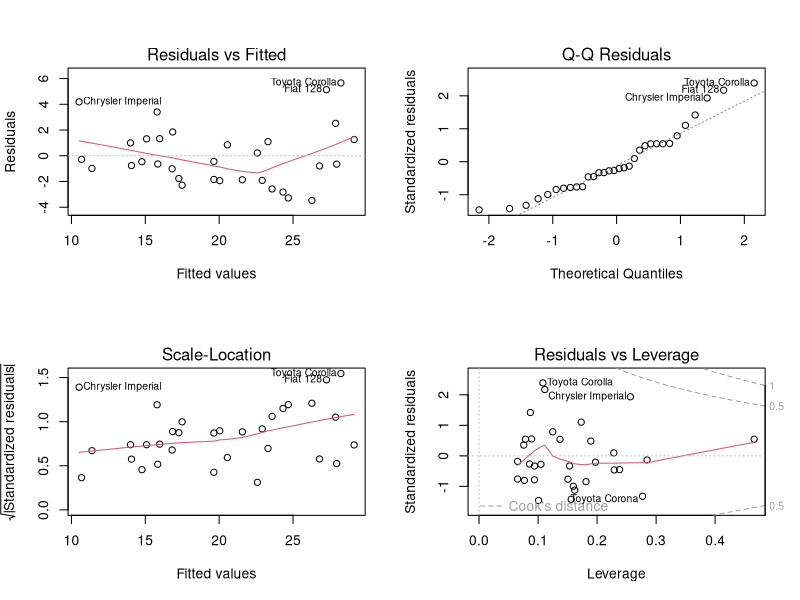

Reproduce this figure in R.
## ---- chunk 1
head(mtcars)
## ---- chunk 2
model <- lm(mpg ~ cyl + hp + wt + am, data=mtcars);
summary(model)$coef
summary(model)$adj.r.squared
par(mfrow = c(2, 2)) 
plot(model)
